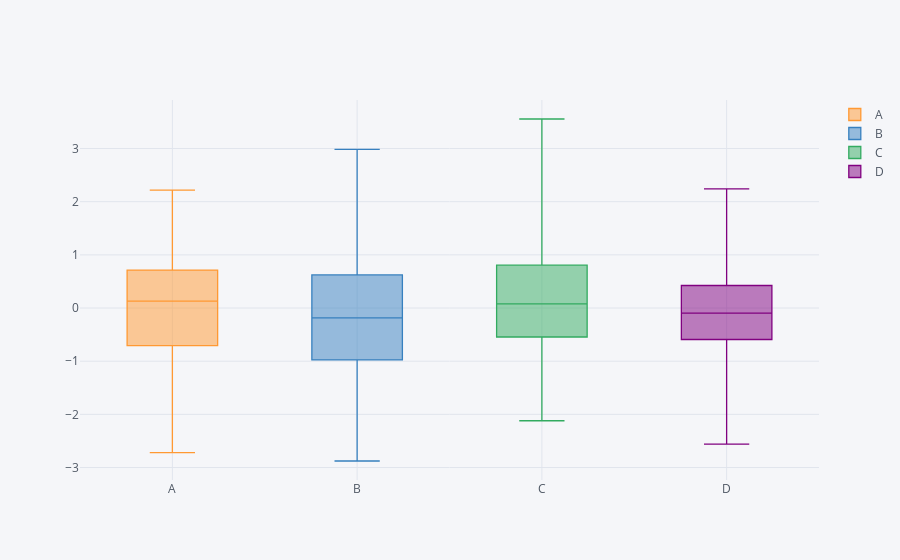

The cell this chart's notebook holds for it:
### Markdown cell above
## Boxplots

### Code cell
df1.iplot(kind='box')
